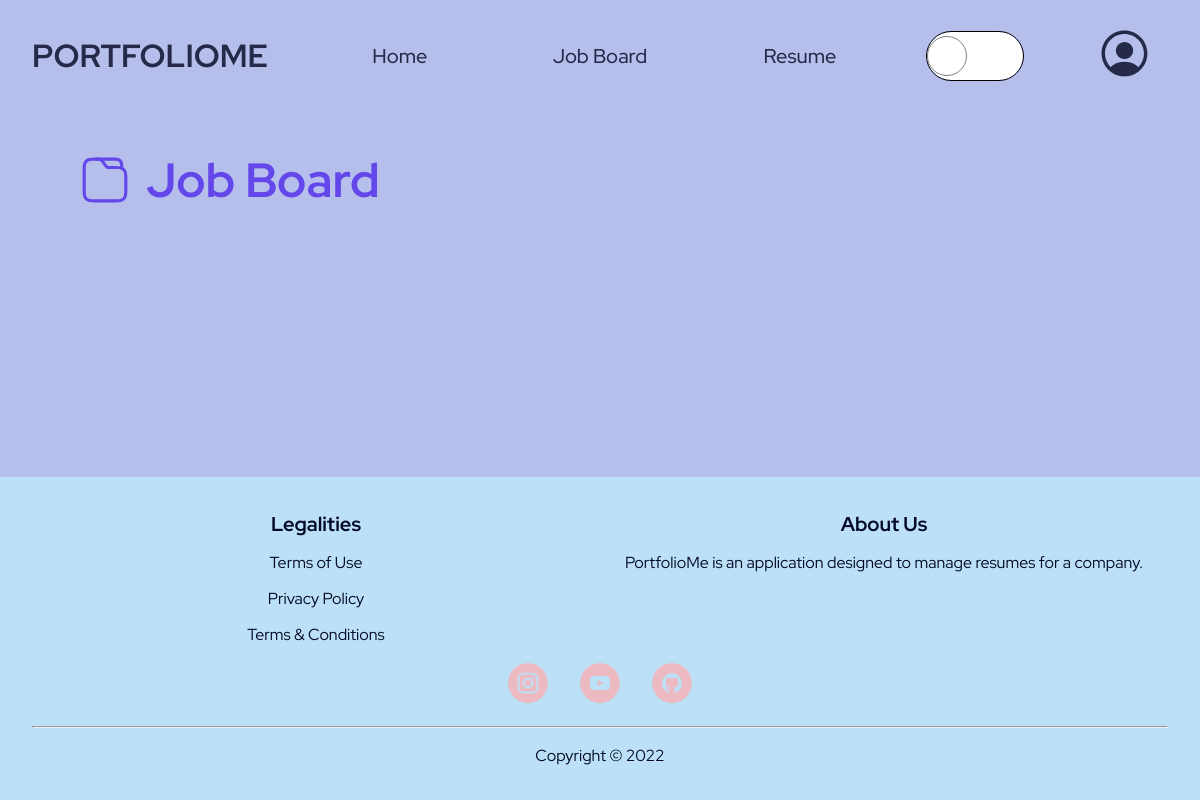
The app's page /job_board (signed in), older data.
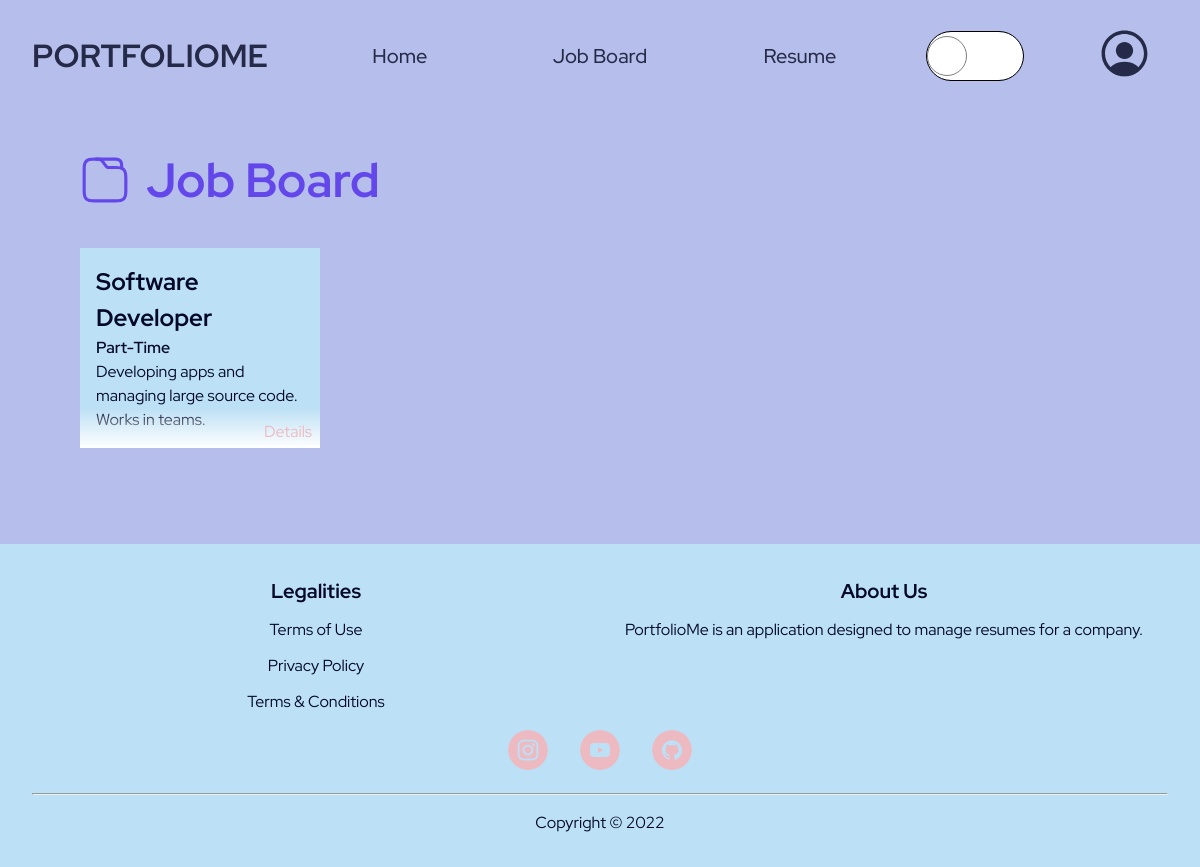
The same page, newer data.
### PortfolioMe/models.py (models this page shows, shortened)
class JobBoard(db.Model):
    __tablename__ = 'jobboard'
    id = db.Column(db.Integer, primary_key=True)
    name = db.Column(db.String(50), nullable=False)
    description = db.Column(db.String(255), nullable=False)
    department = db.Column(db.String(50), nullable=False)
    salary = db.Column(db.Float, nullable=False)
    job_type = db.Column(db.String(10), nullable=False)
    job_image = db.Column(db.String(50), nullable=False)
    resumes_submitted_list = db.relationship(
        'Resume', backref='associated_job_board', lazy=True)

### PortfolioMe/routes.py (the view)
@app.route("/job_board")
@login_required
def job_board():
    jobs = JobBoard.query.all()
    return render_template("client/job_board.html", jobs=jobs)

### PortfolioMe/models.py (called while the page is built)
@login_manager.user_loader
def load_user(user_id):
    return Applicant.query.get(int(user_id))

### PortfolioMe/templates/client/job_board.html (shortened to what this page needs)
{% extends "layout/base.html" %}  {% block css %}<link
    rel="stylesheet"
    href="{{ url_for('static', filename='css/client/job_board.css') }}"
/>
{% endblock %} {% block content %}
<main class="job-board-container">
    <div class="job-board-header">
        <h1>Job Board</h1>
    </div>
    <div class="jobs-available">
        {% for job in jobs %}
        <div>
            <h2>{{ job.name }}</h2>
            <span>{{ job.job_type }}</span>
            <p>{{ job.description }}</p>
            <a href="{{ url_for('job_detail', job_id=job.id) }}">Details</a>
        </div>
        {% endfor %}
    </div>
</main>
{% endblock %}

### PortfolioMe/templates/layout/base.html (shortened to what this page needs)
<!DOCTYPE html>
<html lang="en">
    <head>
        <link
            rel="stylesheet"
            href="{{ url_for('static', filename='css/layout/base.css') }}"
        />
        <link
            rel="stylesheet"
            href="{{ url_for('static', filename='css/layout/reset.css') }}"
        />
        {% block css %} {% endblock %}
    </head>
    <body>
        <header>
            <div class="logo">
                <a href="{{ url_for('home') }}">PortfolioMe</a>
            </div>
            <nav class="navigation-bar">
                <ul>
                    <li>
                        <a href="{{ url_for('home') }}">Home</a>
                    </li>
                    <li>
                        <a href="{{ url_for('job_board') }}">Job Board</a>
                    </li>
                    <li>
                        <a href="{{ url_for('resume_list') }}">Resume</a>
                    </li>
                </ul>
            </nav>
            <div class="toggle-dark-light-mode">
            </div>
            {% if current_user.is_authenticated %}
            <div class="profile-container">
                <button id="profile">
                </button>
            </div>
            {% else %}
            <div class="authentication-box">
                <a href="{{ url_for('login') }}" class="login-btn">Login</a>
            </div>
            {% endif %}
        </header>
        {% block content %} {% endblock %}
        <footer>
            <div class="legalities">
                <h4>Legalities</h4>
                <a href="#">Terms of Use</a>
                <a href="#">Privacy Policy</a>
                <a href="#">Terms &amp; Conditions</a>
            </div>
            <div class="about-us">
                <h4>About Us</h4>
                <p>
                    PortfolioMe is an application designed to manage resumes for
                    a company.
                </p>
            </div>
            <div class="icons">
                <a href="#"
                    >
                </a>
                <a href="#"
                    >
                </a>
                <a href="#"
                    >
                </a>
            </div>
            <hr />
            <div class="copyright">Copyright &copy; 2022</div>
        </footer>
    </body>
</html>

### PortfolioMe/static/css/layout/base.css (style rules this page uses)
body { display: grid; grid-template-rows: auto 1fr auto; }
header { background-color: hsl(var(--light-blue)); display: grid; grid-template-columns: 1fr 4fr 1fr 1fr; }
.logo { padding: 2em; }
.logo > a { font-size: 2rem; text-transform: uppercase; color: hsl(var(--dark-blue)); font-weight: 700; }
.navigation-bar > ul { display: flex; justify-content: space-around; align-items: center; height: 100%; list-style: none; }
.navigation-bar li { position: relative; width: 100%; height: 100%; }
.navigation-bar li::after { content: ''; display: block; height: 3px; width: 0; background-color: hsl(var(--dark-blue)); position: absolute; bottom: 0; transition: width 200ms ease-in-out; }
.navigation-bar a { font-size: 1.25rem; color: hsl(var(--dark-blue)); font-weight: 500; width: 100%; height: 100%; display: flex; justify-content: center; align-items: center; }
.toggle-dark-light-mode { display: flex; justify-content: center; align-items: center; }
.toggle-dark-light-mode { user-select: none; }
.profile-container { display: grid; place-items: center; }
.profile-container > button { border-radius: 100%; outline: none; background-color: transparent; border: none; cursor: pointer; position: relative; }
footer { display: grid; grid-template-columns: repeat(2, 1fr); grid-template-areas: 'Legalities AboutUs' 'Icons Icons' 'Lining Lining' 'Copyright Copyright'; row-gap: 1rem; background-color: hsl(var(--sky-blue)); color: hsl(var(--pure-white)); padding: 2rem; }
footer .legalities, footer .about-us { display: flex; flex-direction: column; align-items: center; row-gap: 0.75rem; }
.legalities { grid-area: Legalities; }
.about-us { grid-area: AboutUs; }
.legalities h4, .about-us h4 { font-size: 1.25rem; }
.legalities h4, .about-us h4, .legalities a, .about-us p, .copyright { color: hsl(var(--blue-shade)); }
footer .icons, footer .copyright { display: flex; justify-content: center; column-gap: 2rem; }
.icons { grid-area: Icons; }
.icons svg { border-radius: 100%; }
.copyright { grid-area: Copyright; }
footer hr { grid-area: Lining; }

### PortfolioMe/static/css/client/job_board.css (style rules this page uses)
.job-board-container { background-color: hsl(var(--light-blue)); padding-inline: 5rem; padding-block: 2rem; }
.job-board-header { display: flex; align-items: center; column-gap: 1rem; margin-bottom: 2rem; }
.job-board-header h1 { display: inline-block; font-size: 3rem; color: hsl(var(--accent-blue)); }
.jobs-available { display: grid; grid-template-columns: repeat(3, 1fr); gap: 2rem 1rem; place-items: center start; margin-bottom: 4rem; }
.jobs-available div { position: relative; background-color: hsl(var(--sky-blue)); color: hsl(var(--blue-shade)); padding: 1rem; width: 20vw; height: 25vh; overflow: hidden; transition: box-shadow 250ms ease; }
.jobs-available div::before { content: ''; width: 100%; height: 100%; position: absolute; inset: 0; background: -webkit-linear-gradient( top, transparent 80%, hsl(var(--pure-white)) ); pointer-events: none; }
.jobs-available h2 { font-size: 1.5rem; }
.jobs-available span { font-weight: 600; }
.jobs-available a { position: absolute; z-index: 5; right: 0.5rem; bottom: 0.25rem; color: hsl(var(--pink)); }
@media screen and (max-width: 1200px) { .jobs-available { grid-template-columns: repeat(2, 1fr); } }
@media screen and (max-width: 1200px) { .jobs-available div { width: 20vw; } }

Row changes from the older to the newer data that the page shows:
added JobBoard: name "Software Developer", job_type "Part-Time", description "Developing apps and managing large source code. Works in teams."
